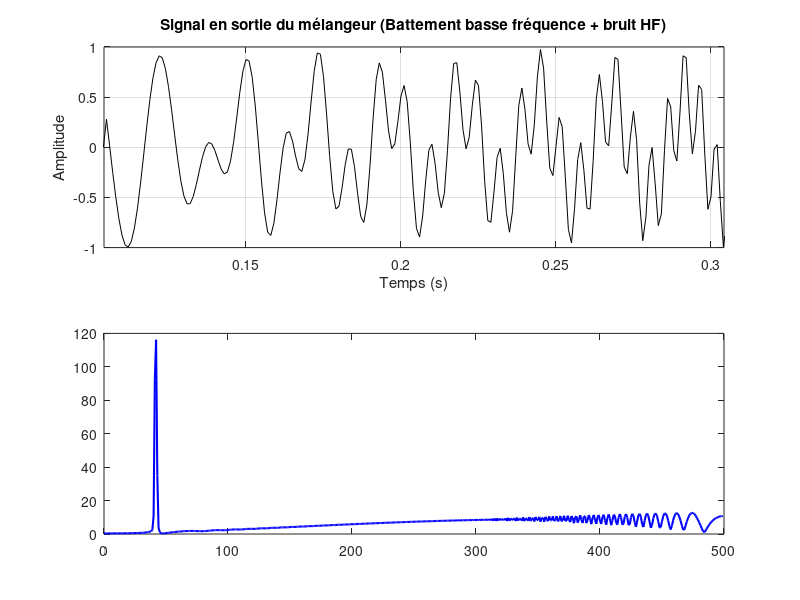

Reproduce this figure in MATLAB. (Note: this script raises an error after producing the figure.)
clear; clc; close all;
fprintf('=== RADAR FMCW : ESTIMATION DU BATTEMENT PAR IPDFT ===\n\n');

%% 1. Paramètres du Radar (Chirp)
fs = 1000;              % Fréquence d'échantillonnage (1 kHz)
T  = 1.0;               % Durée du tir (1 seconde)
B  = 400;               % Bande passante (Sweep de 0 à 400 Hz)
S  = B / T;             % Pente (Slope) du Chirp (400 Hz/s)

t  = 0:1/fs:T-1/fs;     % Axe temps
N  = length(t);         % Nombre de points (1000)
res_freq = fs/N;        % Résolution DFT = 1 Hz

%% 2. La Cible 
% On choisit un retard qui va donner une fréquence fractionnaire
tau_vrai = 0.1042;      % Retard de 104.2 ms
fb_theorique = S * tau_vrai; % Fréquence de battement = 41.68 Hz

fprintf('--- DONNÉES THÉORIQUES ---\n');
fprintf('Retard cible     : %.4f s\n', tau_vrai);
fprintf('Fréquence Batt.  : %.4f Hz\n\n', fb_theorique);

%% 3. Génération des Signaux physiques
% Émission (Tx) : Phase = pi * S * t^2
Tx = cos(pi * S * t.^2);

% Réception (Rx) : Signal retardé
t_rx = t - tau_vrai;
Rx = cos(pi * S * t_rx.^2);
Rx(t < tau_vrai) = 0; % Pas de signal avant l'arrivée de l'écho

% Mélangeur (Mixer) : Multiplication Tx * Rx
Mix = Tx .* Rx;

%% 4. Analyse par IpDFT (Fenêtre de Hanning H=2)
fprintf('--- TRAITEMENT IPDFT ---\n');

% A. Fenêtrage (Crucial pour écraser les lobes des hautes fréquences)
win = hann(N, 'periodic');
Mix_win = Mix .* win';

% B. Calcul de la FFT
P1 = abs(fft(Mix_win));

% C. Recherche du pic basse fréquence (On cherche dans la 1ère moitié)
[valMax, l] = max(P1(1:floor(N/2)));

% D. Interpolation (IpDFT avec formule Hanning)
if P1(l+1) > P1(l-1)
    alpha = P1(l+1) / valMax;
    delta_calc = (2*alpha - 1) / (alpha + 1);
else
    alpha = P1(l-1) / valMax;
    delta_calc = - (2*alpha - 1) / (alpha + 1);
end

% E. Calcul final
idx_estime = (l - 1) + delta_calc;
fb_estime = idx_estime * res_freq;

% F. Déduction du retard (L'objectif final du Radar !)
tau_estime = fb_estime / S;

fprintf('Fréquence DFT brute : %d.0000 Hz (Erreur : %.2f Hz)\n', l-1, abs((l-1)-fb_theorique));
fprintf('Fréquence IpDFT     : %.4f Hz (Erreur : %.4f Hz)\n', fb_estime, abs(fb_estime-fb_theorique));
fprintf('Retard Radar estimé : %.4f s\n\n', tau_estime);

%% 5. Visualisation
figure('Name', 'Traitement du signal Radar', 'Color', 'white');

% Graphe 1 : Le signal de battement dans le temps
subplot(2,1,1);
plot(t, Mix, 'k');
xlim([tau_vrai, tau_vrai+0.2]); % On zoome un peu après le retard
title('Signal en sortie du mélangeur (Battement basse fréquence + bruit HF)');
xlabel('Temps (s)'); ylabel('Amplitude'); grid on;

% Graphe 2 : Le spectre et l'estimation
subplot(2,1,2);
f_axis = fs*(0:(floor(N/2)-1))/N;
% On trace le spectre en zoomant sur les basses fréquences
plot(f_axis, P1(1:floor(N/2)), 'b', 'LineWidth', 1.5); hold on;

% Marqueurs pour montrer l'action de l'IpDFT
xline(l-1, 'r--', 'DFT Standard'); 
xline(fb_estime, 'g-', 'Estimation IpDFT', 'LineWidth', 2);
xline(fb_theorique, 'k:', 'Vérité');

xlim([30 55]); % Zoom autour du pic 41.68 Hz
title('Spectre du battement et localisation fine de la cible');
xlabel('Fréquence (Hz)'); ylabel('Amplitude');
legend('Spectre du battement', 'Case DFT (Erreur)', 'IpDFT (Précis)', 'Valeur Théorique');
grid on;
